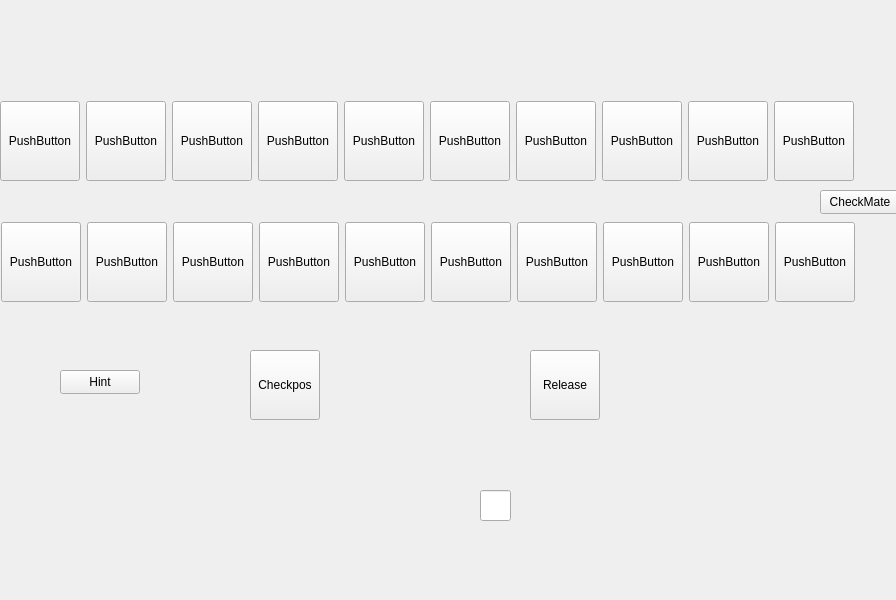
<?xml version="1.0" encoding="UTF-8"?>
<ui version="4.0">
 <class>Widget</class>
 <widget class="QWidget" name="Widget">
  <property name="geometry">
   <rect>
    <x>0</x>
    <y>0</y>
    <width>896</width>
    <height>600</height>
   </rect>
  </property>
  <property name="windowTitle">
   <string>Widget</string>
  </property>
  <widget class="QPushButton" name="CheckMate">
   <property name="geometry">
    <rect>
     <x>820</x>
     <y>190</y>
     <width>80</width>
     <height>24</height>
    </rect>
   </property>
   <property name="text">
    <string>CheckMate</string>
   </property>
  </widget>
  <widget class="QWidget" name="layoutWidget">
   <property name="geometry">
    <rect>
     <x>0</x>
     <y>100</y>
     <width>856</width>
     <height>82</height>
    </rect>
   </property>
   <layout class="QHBoxLayout" name="horizontalLayout_3">
    <item>
     <widget class="QPushButton" name="Location0">
      <property name="minimumSize">
       <size>
        <width>80</width>
        <height>80</height>
       </size>
      </property>
      <property name="maximumSize">
       <size>
        <width>80</width>
        <height>80</height>
       </size>
      </property>
      <property name="text">
       <string>PushButton</string>
      </property>
      <property name="iconSize">
       <size>
        <width>40</width>
        <height>40</height>
       </size>
      </property>
     </widget>
    </item>
    <item>
     <widget class="QPushButton" name="Location1">
      <property name="minimumSize">
       <size>
        <width>80</width>
        <height>80</height>
       </size>
      </property>
      <property name="maximumSize">
       <size>
        <width>80</width>
        <height>80</height>
       </size>
      </property>
      <property name="text">
       <string>PushButton</string>
      </property>
      <property name="iconSize">
       <size>
        <width>40</width>
        <height>40</height>
       </size>
      </property>
     </widget>
    </item>
    <item>
     <widget class="QPushButton" name="Location2">
      <property name="minimumSize">
       <size>
        <width>80</width>
        <height>80</height>
       </size>
      </property>
      <property name="maximumSize">
       <size>
        <width>80</width>
        <height>80</height>
       </size>
      </property>
      <property name="text">
       <string>PushButton</string>
      </property>
      <property name="iconSize">
       <size>
        <width>40</width>
        <height>40</height>
       </size>
      </property>
     </widget>
    </item>
    <item>
     <widget class="QPushButton" name="Location3">
      <property name="minimumSize">
       <size>
        <width>80</width>
        <height>80</height>
       </size>
      </property>
      <property name="maximumSize">
       <size>
        <width>80</width>
        <height>80</height>
       </size>
      </property>
      <property name="text">
       <string>PushButton</string>
      </property>
      <property name="iconSize">
       <size>
        <width>40</width>
        <height>40</height>
       </size>
      </property>
     </widget>
    </item>
    <item>
     <widget class="QPushButton" name="Location4">
      <property name="minimumSize">
       <size>
        <width>80</width>
        <height>80</height>
       </size>
      </property>
      <property name="maximumSize">
       <size>
        <width>80</width>
        <height>80</height>
       </size>
      </property>
      <property name="text">
       <string>PushButton</string>
      </property>
      <property name="iconSize">
       <size>
        <width>40</width>
        <height>40</height>
       </size>
      </property>
     </widget>
    </item>
    <item>
     <widget class="QPushButton" name="Location5">
      <property name="minimumSize">
       <size>
        <width>80</width>
        <height>80</height>
       </size>
      </property>
      <property name="maximumSize">
       <size>
        <width>80</width>
        <height>80</height>
       </size>
      </property>
      <property name="text">
       <string>PushButton</string>
      </property>
      <property name="iconSize">
       <size>
        <width>40</width>
        <height>40</height>
       </size>
      </property>
     </widget>
    </item>
    <item>
     <widget class="QPushButton" name="Location6">
      <property name="minimumSize">
       <size>
        <width>80</width>
        <height>80</height>
       </size>
      </property>
      <property name="maximumSize">
       <size>
        <width>80</width>
        <height>80</height>
       </size>
      </property>
      <property name="text">
       <string>PushButton</string>
      </property>
      <property name="iconSize">
       <size>
        <width>40</width>
        <height>40</height>
       </size>
      </property>
     </widget>
    </item>
    <item>
     <widget class="QPushButton" name="Location7">
      <property name="minimumSize">
       <size>
        <width>80</width>
        <height>80</height>
       </size>
      </property>
      <property name="maximumSize">
       <size>
        <width>80</width>
        <height>80</height>
       </size>
      </property>
      <property name="text">
       <string>PushButton</string>
      </property>
      <property name="iconSize">
       <size>
        <width>40</width>
        <height>40</height>
       </size>
      </property>
     </widget>
    </item>
    <item>
     <widget class="QPushButton" name="Location8">
      <property name="minimumSize">
       <size>
        <width>80</width>
        <height>80</height>
       </size>
      </property>
      <property name="maximumSize">
       <size>
        <width>80</width>
        <height>80</height>
       </size>
      </property>
      <property name="text">
       <string>PushButton</string>
      </property>
      <property name="iconSize">
       <size>
        <width>40</width>
        <height>40</height>
       </size>
      </property>
     </widget>
    </item>
    <item>
     <widget class="QPushButton" name="Location9">
      <property name="minimumSize">
       <size>
        <width>80</width>
        <height>80</height>
       </size>
      </property>
      <property name="maximumSize">
       <size>
        <width>80</width>
        <height>80</height>
       </size>
      </property>
      <property name="text">
       <string>PushButton</string>
      </property>
      <property name="iconSize">
       <size>
        <width>40</width>
        <height>40</height>
       </size>
      </property>
     </widget>
    </item>
   </layout>
  </widget>
  <widget class="QWidget" name="layoutWidget">
   <property name="geometry">
    <rect>
     <x>1</x>
     <y>221</y>
     <width>856</width>
     <height>82</height>
    </rect>
   </property>
   <layout class="QHBoxLayout" name="horizontalLayout">
    <item>
     <widget class="QPushButton" name="Minion0">
      <property name="minimumSize">
       <size>
        <width>80</width>
        <height>80</height>
       </size>
      </property>
      <property name="maximumSize">
       <size>
        <width>80</width>
        <height>80</height>
       </size>
      </property>
      <property name="text">
       <string>PushButton</string>
      </property>
      <property name="iconSize">
       <size>
        <width>40</width>
        <height>40</height>
       </size>
      </property>
     </widget>
    </item>
    <item>
     <widget class="QPushButton" name="Minion1">
      <property name="minimumSize">
       <size>
        <width>80</width>
        <height>80</height>
       </size>
      </property>
      <property name="maximumSize">
       <size>
        <width>80</width>
        <height>80</height>
       </size>
      </property>
      <property name="text">
       <string>PushButton</string>
      </property>
      <property name="iconSize">
       <size>
        <width>40</width>
        <height>40</height>
       </size>
      </property>
     </widget>
    </item>
    <item>
     <widget class="QPushButton" name="Minion2">
      <property name="minimumSize">
       <size>
        <width>80</width>
        <height>80</height>
       </size>
      </property>
      <property name="maximumSize">
       <size>
        <width>80</width>
        <height>80</height>
       </size>
      </property>
      <property name="text">
       <string>PushButton</string>
      </property>
      <property name="iconSize">
       <size>
        <width>40</width>
        <height>40</height>
       </size>
      </property>
     </widget>
    </item>
    <item>
     <widget class="QPushButton" name="Minion3">
      <property name="minimumSize">
       <size>
        <width>80</width>
        <height>80</height>
       </size>
      </property>
      <property name="maximumSize">
       <size>
        <width>80</width>
        <height>80</height>
       </size>
      </property>
      <property name="text">
       <string>PushButton</string>
      </property>
      <property name="iconSize">
       <size>
        <width>40</width>
        <height>40</height>
       </size>
      </property>
     </widget>
    </item>
    <item>
     <widget class="QPushButton" name="Minion4">
      <property name="minimumSize">
       <size>
        <width>80</width>
        <height>80</height>
       </size>
      </property>
      <property name="maximumSize">
       <size>
        <width>80</width>
        <height>80</height>
       </size>
      </property>
      <property name="text">
       <string>PushButton</string>
      </property>
      <property name="iconSize">
       <size>
        <width>40</width>
        <height>40</height>
       </size>
      </property>
     </widget>
    </item>
    <item>
     <widget class="QPushButton" name="Minion5">
      <property name="minimumSize">
       <size>
        <width>80</width>
        <height>80</height>
       </size>
      </property>
      <property name="maximumSize">
       <size>
        <width>80</width>
        <height>80</height>
       </size>
      </property>
      <property name="text">
       <string>PushButton</string>
      </property>
      <property name="iconSize">
       <size>
        <width>40</width>
        <height>40</height>
       </size>
      </property>
     </widget>
    </item>
    <item>
     <widget class="QPushButton" name="Minion6">
      <property name="minimumSize">
       <size>
        <width>80</width>
        <height>80</height>
       </size>
      </property>
      <property name="maximumSize">
       <size>
        <width>80</width>
        <height>80</height>
       </size>
      </property>
      <property name="text">
       <string>PushButton</string>
      </property>
      <property name="iconSize">
       <size>
        <width>40</width>
        <height>40</height>
       </size>
      </property>
     </widget>
    </item>
    <item>
     <widget class="QPushButton" name="Minion7">
      <property name="minimumSize">
       <size>
        <width>80</width>
        <height>80</height>
       </size>
      </property>
      <property name="maximumSize">
       <size>
        <width>80</width>
        <height>80</height>
       </size>
      </property>
      <property name="text">
       <string>PushButton</string>
      </property>
      <property name="iconSize">
       <size>
        <width>40</width>
        <height>40</height>
       </size>
      </property>
     </widget>
    </item>
    <item>
     <widget class="QPushButton" name="Minion8">
      <property name="minimumSize">
       <size>
        <width>80</width>
        <height>80</height>
       </size>
      </property>
      <property name="maximumSize">
       <size>
        <width>80</width>
        <height>80</height>
       </size>
      </property>
      <property name="text">
       <string>PushButton</string>
      </property>
      <property name="iconSize">
       <size>
        <width>40</width>
        <height>40</height>
       </size>
      </property>
     </widget>
    </item>
    <item>
     <widget class="QPushButton" name="Minion9">
      <property name="minimumSize">
       <size>
        <width>80</width>
        <height>80</height>
       </size>
      </property>
      <property name="maximumSize">
       <size>
        <width>80</width>
        <height>80</height>
       </size>
      </property>
      <property name="text">
       <string>PushButton</string>
      </property>
      <property name="iconSize">
       <size>
        <width>40</width>
        <height>40</height>
       </size>
      </property>
     </widget>
    </item>
   </layout>
  </widget>
  <widget class="QPushButton" name="Checkpos">
   <property name="geometry">
    <rect>
     <x>250</x>
     <y>350</y>
     <width>70</width>
     <height>70</height>
    </rect>
   </property>
   <property name="text">
    <string>Checkpos</string>
   </property>
  </widget>
  <widget class="QPushButton" name="Release">
   <property name="geometry">
    <rect>
     <x>530</x>
     <y>350</y>
     <width>70</width>
     <height>70</height>
    </rect>
   </property>
   <property name="text">
    <string>Release</string>
   </property>
  </widget>
  <widget class="QPushButton" name="Hint">
   <property name="geometry">
    <rect>
     <x>60</x>
     <y>370</y>
     <width>80</width>
     <height>24</height>
    </rect>
   </property>
   <property name="text">
    <string>Hint</string>
   </property>
  </widget>
  <widget class="QLabel" name="label">
   <property name="geometry">
    <rect>
     <x>343</x>
     <y>315</y>
     <width>161</width>
     <height>201</height>
    </rect>
   </property>
   <property name="styleSheet">
    <string notr="true">image: url(:/Nahida3.jpg);
image: url(:/photo/Nahida3.jpg);</string>
   </property>
   <property name="text">
    <string/>
   </property>
  </widget>
  <widget class="QLineEdit" name="HP">
   <property name="geometry">
    <rect>
     <x>480</x>
     <y>490</y>
     <width>31</width>
     <height>31</height>
    </rect>
   </property>
  </widget>
 </widget>
 <resources/>
 <connections/>
</ui>
